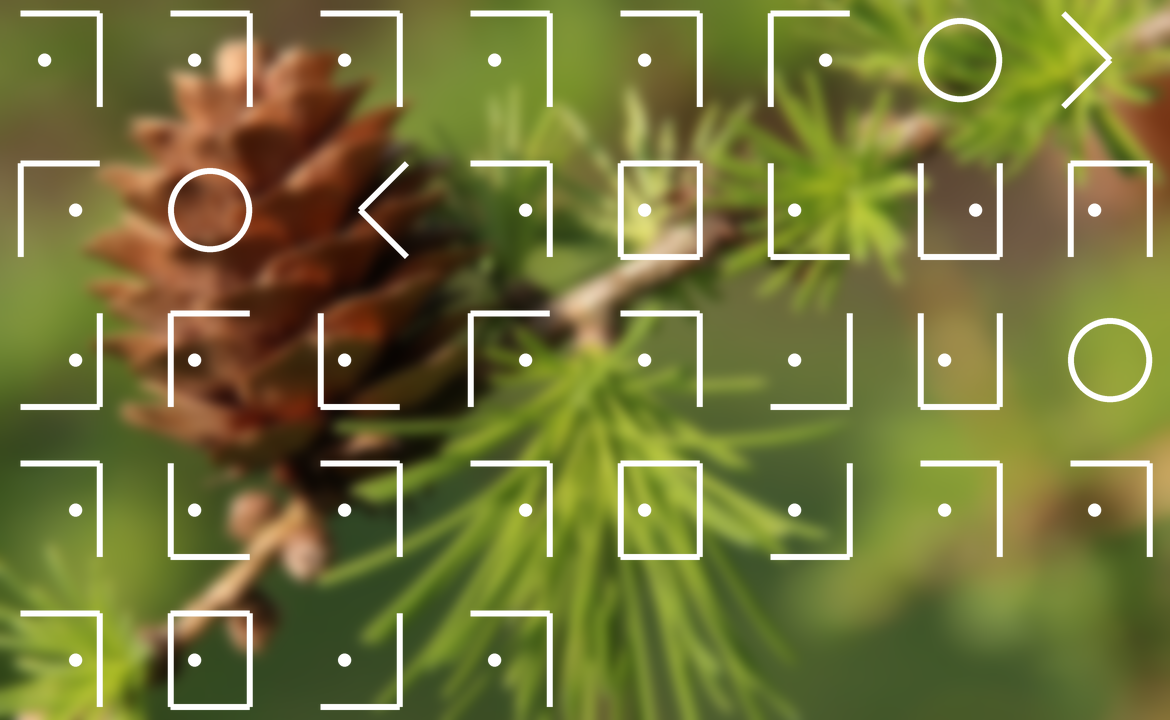
#> input picture misc/pinecone/challenge/challenge.png, 1170 x 720 px
$ python solve.py ../challenge/challenge.png
#> lines starting #> are read from the running program, lines starting #| are printed output that depends on the picture
#!/usr/bin/env python3
import sys
from collections import deque
from PIL import Image, ImageFilter

PAIR = {
    "BR": "AB", "BLR": "CD", "BL": "EF",
    "TBR": "GH", "TBLR": "IJ", "TBL": "KL",
    "TR": "MN", "TLR": "OP", "TL": "RS",
}

def box(pts):
    xs, ys = zip(*pts)
    return min(xs), min(ys), max(xs) + 1, max(ys) + 1


def mask_components(mask, min_area):
    pix = mask.load()
    w, h = mask.size
    seen = set()
    for y in range(h):
        for x in range(w):
            if not pix[x, y] or (x, y) in seen:
                continue
            q = deque([(x, y)])
            seen.add((x, y))
            pts = []
            while q:
                px, py = q.popleft()
                pts.append((px, py))
                for nx, ny in ((px + 1, py), (px - 1, py), (px, py + 1), (px, py - 1)):
                    if 0 <= nx < w and 0 <= ny < h and pix[nx, ny] and (nx, ny) not in seen:
                        seen.add((nx, ny))
                        q.append((nx, ny))
            if len(pts) >= min_area:
                yield box(pts)


def point_components(points):
    todo = set(points)
    while todo:
        q = deque([todo.pop()])
        comp = []
        while q:
            x, y = q.popleft()
            comp.append((x, y))
            for nx in (x - 1, x, x + 1):
                for ny in (y - 1, y, y + 1):
                    if (nx, ny) in todo:
                        todo.remove((nx, ny))
                        q.append((nx, ny))
        yield comp


def classify(white, b):
    x0, y0, x1, y1 = b
    pts = [(x, y) for y in range(y0, y1) for x in range(x0, x1) if (x, y) in white]
    min_x, min_y, max_x, max_y = box(pts)

    dot = None
    for comp in point_components(pts):
        cx0, cy0, cx1, cy1 = box(comp)
        if 40 <= len(comp) <= 140 and cx1 - cx0 <= 20 and cy1 - cy0 <= 20:
            dot = (sum(x for x, _ in comp) / len(comp), sum(y for _, y in comp) / len(comp))
            break

    if dot is None:
        w, h = max_x - min_x + 1, max_y - min_y + 1
        if w > 65 and h > 65 and abs(w - h) < 10:
            return "Z"
        mid_y = (min_y + max_y) / 2
        xs = [x for x, y in pts if abs(y - mid_y) < 4]
        return "U" if sum(xs) / len(xs) > (min_x + max_x) / 2 else "Y"

    counts = (
        sum(y <= min_y + 5 for x, y in pts),
        sum(y >= max_y - 5 for x, y in pts),
        sum(x <= min_x + 5 for x, y in pts),
        sum(x >= max_x - 5 for x, y in pts),
    )
    frame = "".join(edge for edge, n in zip("TBLR", counts) if n > 35)
    return PAIR[frame][dot[0] > (min_x + max_x) / 2]


img = Image.open(sys.argv[1]).convert("RGBA")
#> img is the input picture: PIL image 1170x720 RGBA; mean R, G, B, A 116, 117.1, 58.2, 255
white = {(x, y) for y in range(img.height) for x in range(img.width) if img.getpixel((x, y)) == (255, 255, 255, 255)}
#> white = 22555 items

mask = Image.new("L", img.size, 0)
#> mask: PIL image 1170x720 L; every value is 0
for p in white:
    mask.putpixel(p, 255)
#> this loop made 22555 passes
#> p on passes 1 to 3: (230, 611), (247, 26), (701, 196)
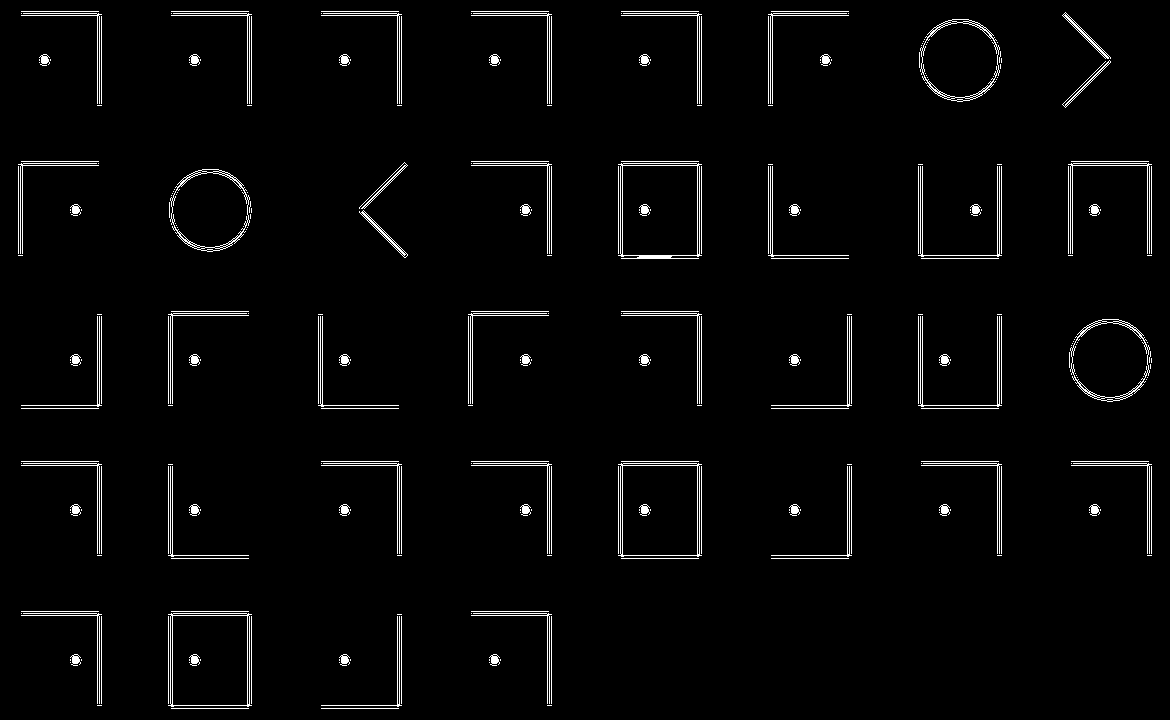
#> mask: PIL image 1170x720 L; 2.7% white in thin lines or dots

rows = []
for b in sorted(mask_components(mask.filter(ImageFilter.MaxFilter(41)), 2000), key=lambda b: (b[1], b[0])):
#> in box, `xs, ys = zip(*pts)`: xs = 10987 items
    cy = (b[1] + b[3]) / 2
    for row in rows:
        if abs(row[0] - cy) < 80:
            row[1].append(b)
            row[0] = (row[0] * (len(row[1]) - 1) + cy) / len(row[1])
            break
    else:
        rows.append([cy, [b]])
#> this loop made 36 passes
#> after the loop, row = [655.9, [(1, 591, 122, 720), (148, 591, 272, 720), (451, 591, 572, 720), (301, 594, 422, 720)]]; rows = 5 items

decoded = ["".join(classify(white, b) for b in sorted(row)) for _, row in rows]
flag = "".join(decoded).lower()

print("\n".join(decoded))
#| MMMMMSZU
#| SZYNIEDO
#| BRESMACZ
#| NEMNIAMM
#| NIAM
print(flag)
#| mmmmmszuszyniedobresmacznemniammniam
print(f"BtSCTF{{{flag}}}")
#| BtSCTF{mmmmmszuszyniedobresmacznemniammniam}
